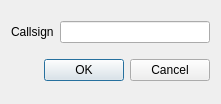
<?xml version="1.0" encoding="UTF-8"?>
<ui version="4.0">
 <class>CallsignInputDialog</class>
 <widget class="QDialog" name="CallsignInputDialog">
  <property name="geometry">
   <rect>
    <x>0</x>
    <y>0</y>
    <width>221</width>
    <height>104</height>
   </rect>
  </property>
  <property name="windowTitle">
   <string>Dialog</string>
  </property>
  <layout class="QVBoxLayout" name="verticalLayout">
   <item>
    <layout class="QHBoxLayout" name="horizontalLayout">
     <item>
      <widget class="QLabel" name="label">
       <property name="text">
        <string>Callsign</string>
       </property>
      </widget>
     </item>
     <item>
      <widget class="CallsignLineEdit" name="callsignInput"/>
     </item>
    </layout>
   </item>
   <item>
    <widget class="QDialogButtonBox" name="buttonBox">
     <property name="orientation">
      <enum>Qt::Horizontal</enum>
     </property>
     <property name="standardButtons">
      <set>QDialogButtonBox::Cancel|QDialogButtonBox::Ok</set>
     </property>
    </widget>
   </item>
  </layout>
 </widget>
 <customwidgets>
  <customwidget>
   <class>CallsignLineEdit</class>
   <extends>QLineEdit</extends>
   <header>callsignlineedit.h</header>
  </customwidget>
 </customwidgets>
 <resources/>
 <connections>
  <connection>
   <sender>buttonBox</sender>
   <signal>accepted()</signal>
   <receiver>CallsignInputDialog</receiver>
   <slot>accept()</slot>
   <hints>
    <hint type="sourcelabel">
     <x>248</x>
     <y>254</y>
    </hint>
    <hint type="destinationlabel">
     <x>157</x>
     <y>274</y>
    </hint>
   </hints>
  </connection>
  <connection>
   <sender>buttonBox</sender>
   <signal>rejected()</signal>
   <receiver>CallsignInputDialog</receiver>
   <slot>reject()</slot>
   <hints>
    <hint type="sourcelabel">
     <x>316</x>
     <y>260</y>
    </hint>
    <hint type="destinationlabel">
     <x>286</x>
     <y>274</y>
    </hint>
   </hints>
  </connection>
 </connections>
</ui>
